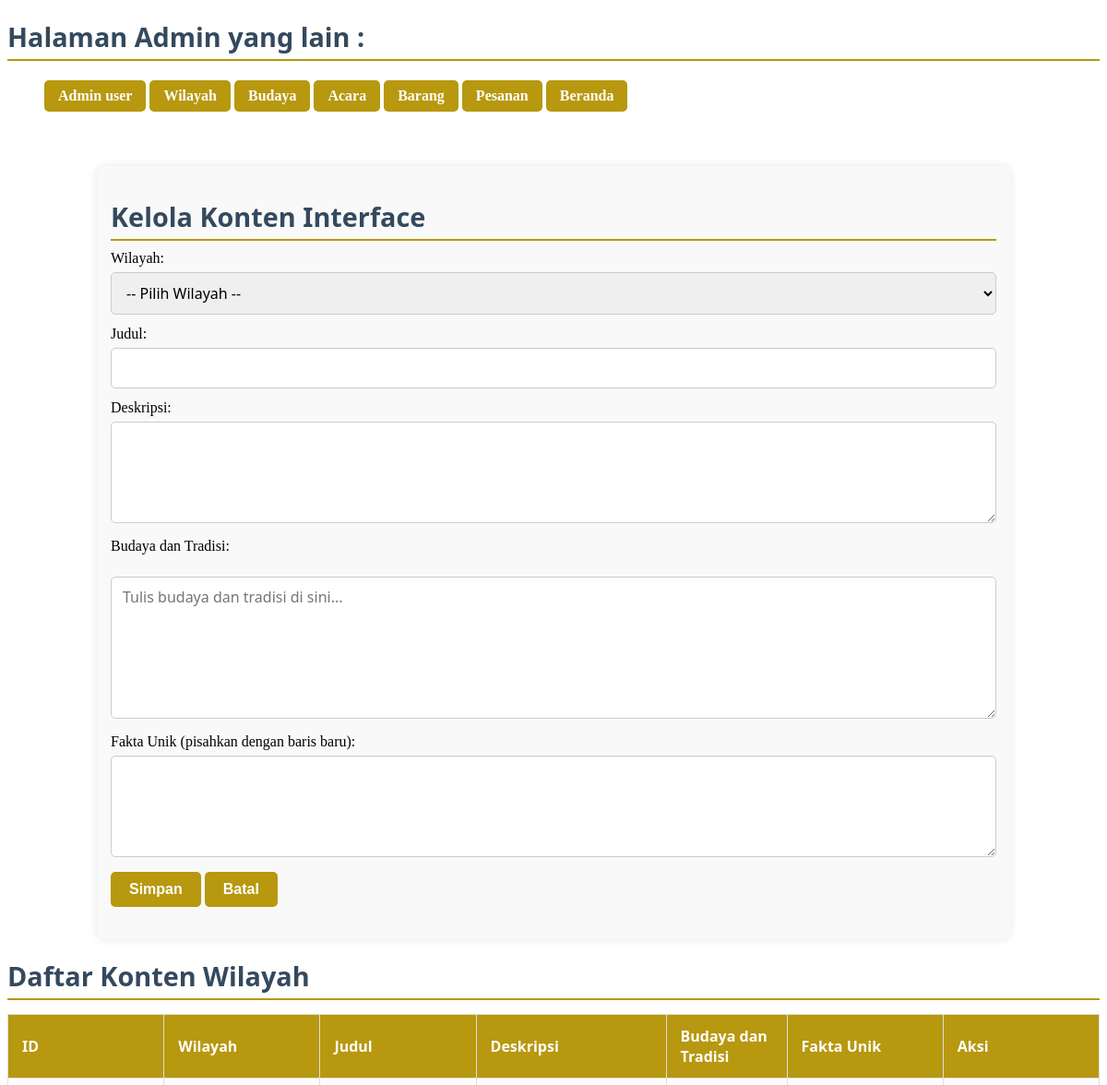
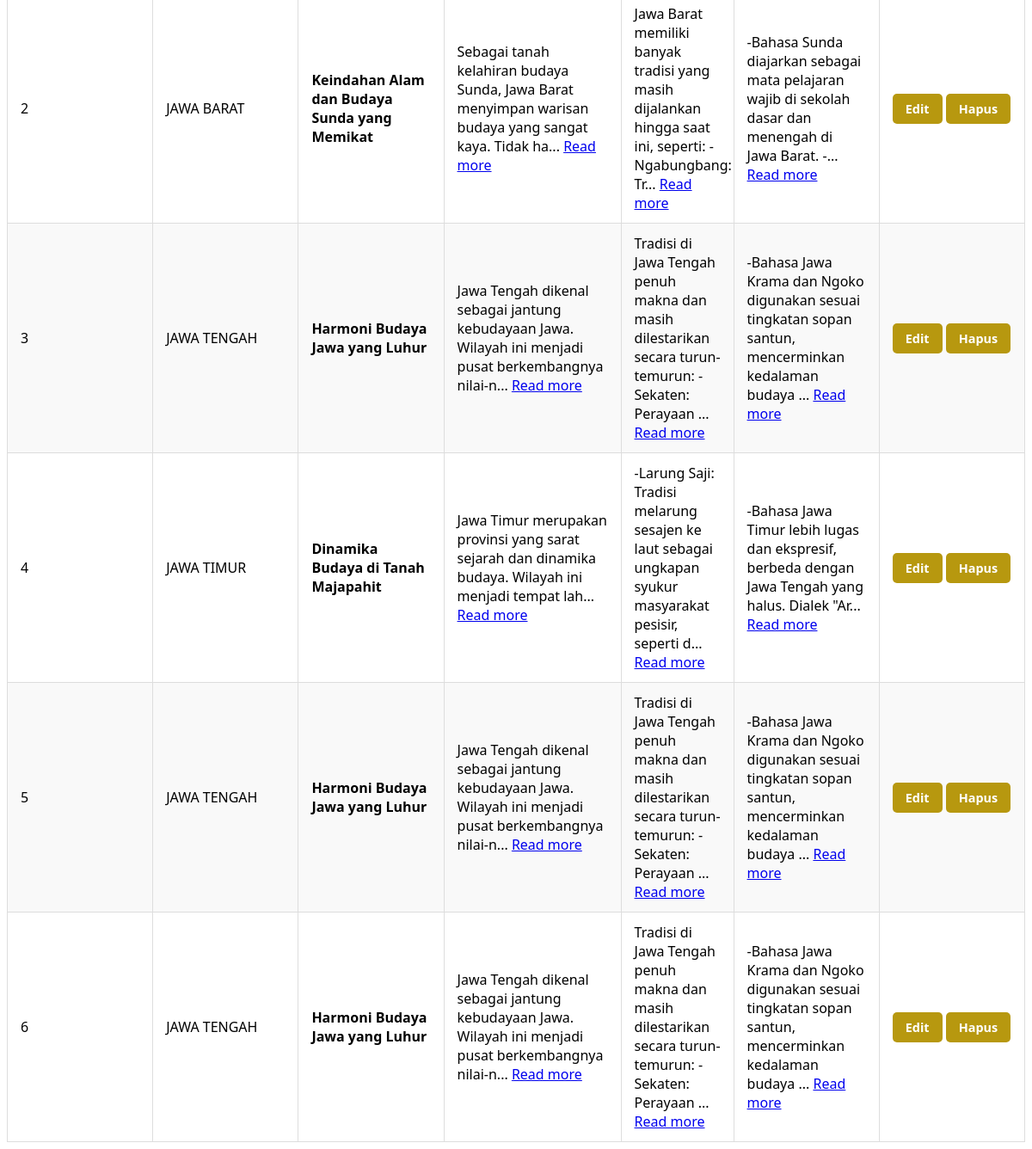
Page /admin/explor.php on the committed database (2 pictures, top to bottom).
### tables this page shows
CREATE TABLE `wilayah_content` (
  `id` int(11) NOT NULL,
  `id_wilayah` int(11) NOT NULL,
  `description` text DEFAULT NULL,
  `unique_facts` text DEFAULT NULL,
  `culture_items` text DEFAULT NULL,
  `title` varchar(255) NOT NULL DEFAULT ''
);

CREATE TABLE `wilayah` (
  `id_wilayah` int(11) NOT NULL,
  `nama_wilayah` text NOT NULL
);

### admin/explor.php (the view, shortened to what this page needs)
<?php
include 'config.php';
$contentResult = $conn->query("SELECT wc.*, w.nama_wilayah FROM wilayah_content wc JOIN wilayah w ON wc.id_wilayah = w.id_wilayah ORDER BY wc.id ASC");
?>
<!DOCTYPE html>
<html lang="en">
<head>
    <link rel="stylesheet" href="/MY_NUSANTARA/css/adminfix.css" />
</head>
<body>
    <h3 class="admin-subtitle">Halaman Admin yang lain :</h3>
    <ul>
        <a href="admin.php"class="admin-link">Admin user</a>
        <a href="wilayah.php" class="admin-link">Wilayah</a>
        <a href="budaya.php" class="admin-link">Budaya</a>
        <a href="acara.php" class="admin-link">Acara</a>
        <a href="barang.php" class="admin-link">Barang</a>
        <a href="orders.php" class="admin-link">Pesanan</a>
        <a href="/MY_NUSANTARA/beranda/index1.php" class="admin-link">Beranda</a>
    </ul>
    <br>
    <div class="container" >
        <h1 class="admin-subtitle">Kelola Konten Interface</h1>
        <form method="post" id="contentForm">
            <label>Wilayah:</label><br />
            <select name="id_wilayah" id="idWilayah" required>
                <option value="">-- Pilih Wilayah --</option>
            </select><br />
            <label>Judul:</label><br />
            <input type="text" name="title" id="title" /><br />
            <label>Deskripsi:</label><br />
            <textarea name="description" id="description" rows="4"></textarea><br />
            <label style="text-align:left; display:block;">Budaya dan Tradisi:</label><br />
            <textarea name="culture_items" id="cultureItems" rows="6" placeholder="Tulis budaya dan tradisi di sini..." style="text-align:left;"></textarea><br />
            <label>Fakta Unik (pisahkan dengan baris baru):</label><br />
            <textarea name="unique_facts" id="uniqueFacts" rows="4"></textarea><br />
            <button type="submit">Simpan</button>
            <button type="button" onclick="resetForm()">Batal</button>
        </form>
    </div>
    <h2 class="admin-subtitle">Daftar Konten Wilayah</h2>
        <table class="admin-table">
            <thead>
                <tr>
                <th>ID</th>
                <th>Wilayah</th>
                <th>Judul</th>
                <th>Deskripsi</th>
                <th>Budaya dan Tradisi</th>
                <th>Fakta Unik</th>
                <th>Aksi</th>
                </tr>
            </thead>
            <tbody>
                <?php while ($row = $contentResult->fetch_assoc()): ?>
                <tr>
                    <td><?php echo $row['id']; ?></td>
                    <td><?php echo htmlspecialchars($row['nama_wilayah']); ?></td>
                    <td><strong><?php echo htmlspecialchars($row['title']); ?></strong></td>
                    <td>
                        <?php
                        $fullDesc = htmlspecialchars($row['description']);
                        $shortDesc = strlen($fullDesc) > 100 ? substr($fullDesc, 0, 100) . '...' : $fullDesc;
                        echo "<span class='short-desc'>{$shortDesc}</span>";
                        if (strlen($fullDesc) > 100) {
                            echo "<span class='full-desc' style='display:none;'>{$fullDesc}</span>
                                <a href='javascript:void(0);' class='read-more-link' onclick='toggleDescription(this)'>Read more</a>";
                        }
                        ?>
                    </td>
                    <td>
                        <?php
                        $fullCulture = htmlspecialchars($row['culture_items']);
                        $shortCulture = strlen($fullCulture) > 100 ? substr($fullCulture, 0, 100) . '...' : $fullCulture;
                        echo "<span class='short-desc'>{$shortCulture}</span>";
                        if (strlen($fullCulture) > 100) {
                            echo "<span class='full-desc' style='display:none;'>{$fullCulture}</span>
                                <a href='javascript:void(0);' class='read-more-link' onclick='toggleDescription(this)'>Read more</a>";
                        }
                        ?>
                    </td>
                    <td>
                        <?php
                        $fullFacts = htmlspecialchars($row['unique_facts']);
                        $shortFacts = strlen($fullFacts) > 100 ? substr($fullFacts, 0, 100) . '...' : $fullFacts;
                        echo "<span class='short-desc'>{$shortFacts}</span>";
                        if (strlen($fullFacts) > 100) {
                            echo "<span class='full-desc' style='display:none;'>{$fullFacts}</span>
                                <a href='javascript:void(0);' class='read-more-link' onclick='toggleDescription(this)'>Read more</a>";
                        }
                        ?>
                    </td>
                    <td>
                    <a href="editkonten.php?id=<?php echo $row['id']; ?>" class='admin-link edit-link'>Edit</a>
                    <a href="explor.php?delete_id=<?php echo $row['id']; ?>" onclick="return confirm('Hapus konten ini?')" class='admin-link edit-link'>Hapus</a>
                    </td>
                </tr>
                <?php endwhile; ?>
            </tbody>
        </table>
</body>
</html>

### css/adminfix.css (style rules this page uses)
.container { max-width: 960px; margin: 20px auto; padding: 15px; background-color: #f9f9f9; border-radius: 8px; box-shadow: 0 0 10px rgba(0, 0, 0, 0.1); }
.admin-subtitle { font-family: 'Segoe UI', Tahoma, Geneva, Verdana, sans-serif; font-size: 1.8rem; color: #34495e; margin: 20px 0 10px 0; border-bottom: 2px solid #b7980f; padding-bottom: 5px; }
.admin-link { display: inline-block; text-decoration: none; color: #fff; background-color: #b7980f; padding: 8px 15px; border-radius: 5px; font-weight: 600; transition: background-color 0.3s ease; margin: 5px 0; }
.edit-link { background-color: #27ae60; padding: 5px 10px; font-size: 0.9rem; }
.admin-table { width: 100%; table-layout: fixed; border-collapse: collapse; margin-top: 15px; font-family: 'Segoe UI', Tahoma, Geneva, Verdana, sans-serif; }
.admin-table th, .admin-table td { border: 1px solid #ddd; padding: 12px 15px; text-align: left; }
.admin-table tr:nth-child(even) { background-color: #f2f2f2; }
form { margin-bottom: 20px; }
input[type="text"], input[type="password"], input[type="email"], textarea, select { width: 100%; padding: 10px 12px; margin: 6px 0 12px 0; border: 1px solid #ccc; border-radius: 5px; box-sizing: border-box; font-size: 1rem; font-family: 'Segoe UI', Tahoma, Geneva, Verdana, sans-serif; transition: border-color 0.3s ease; }
input[type="submit"], button { background-color: #b7980f; color: white; padding: 10px 20px; border: none; border-radius: 5px; cursor: pointer; font-weight: 600; font-size: 1rem; transition: background-color 0.3s ease; }
.admin-table { width: 100%; border-collapse: collapse; margin-top: 15px; font-family: 'Segoe UI', Tahoma, Geneva, Verdana, sans-serif; }
.admin-table thead tr { background-color: #b7980f; color: white; font-weight: 700; }
.admin-table tbody tr:nth-child(even) { background-color: #f9f9f9; }
.admin-table th:nth-child(4), .admin-table td:nth-child(4) { width: 175px; word-wrap: break-word; }
.admin-table th:nth-child(5), .admin-table td:nth-child(5) { width: 100px; }

### rows in the picture
wilayah_content: id "2", id_wilayah.nama_wilayah "JAWA BARAT", title "Keindahan Alam dan Budaya Sunda yang Memikat", description "Sebagai tanah kelahiran budaya Sunda, Jawa Barat menyimpan warisan budaya yang sangat kaya. Tidak ha...", culture_items "Jawa Barat memiliki banyak tradisi yang masih dijalankan hingga saat ini, seperti: -Ngabungbang: Tr...", unique_facts "-Bahasa Sunda diajarkan sebagai mata pelajaran wajib di sekolah dasar dan menengah di Jawa Barat. -..."
wilayah_content: id "3", id_wilayah.nama_wilayah "JAWA TENGAH", title "Harmoni Budaya Jawa yang Luhur", description "Jawa Tengah dikenal sebagai jantung kebudayaan Jawa. Wilayah ini menjadi pusat berkembangnya nilai-n...", culture_items "Tradisi di Jawa Tengah penuh makna dan masih dilestarikan secara turun-temurun: -Sekaten: Perayaan ...", unique_facts "-Bahasa Jawa Krama dan Ngoko digunakan sesuai tingkatan sopan santun, mencerminkan kedalaman budaya ..."
wilayah_content: id "4", id_wilayah.nama_wilayah "JAWA TIMUR", title "Dinamika Budaya di Tanah Majapahit", description "Jawa Timur merupakan provinsi yang sarat sejarah dan dinamika budaya. Wilayah ini menjadi tempat lah...", culture_items "-Larung Saji: Tradisi melarung sesajen ke laut sebagai ungkapan syukur masyarakat pesisir, seperti d...", unique_facts "-Bahasa Jawa Timur lebih lugas dan ekspresif, berbeda dengan Jawa Tengah yang halus. Dialek \"Ar..."
wilayah_content: id "5", id_wilayah.nama_wilayah "JAWA TENGAH", title "Harmoni Budaya Jawa yang Luhur", description "Jawa Tengah dikenal sebagai jantung kebudayaan Jawa. Wilayah ini menjadi pusat berkembangnya nilai-n...", culture_items "Tradisi di Jawa Tengah penuh makna dan masih dilestarikan secara turun-temurun: -Sekaten: Perayaan ...", unique_facts "-Bahasa Jawa Krama dan Ngoko digunakan sesuai tingkatan sopan santun, mencerminkan kedalaman budaya ..."
wilayah_content: id "6", id_wilayah.nama_wilayah "JAWA TENGAH", title "Harmoni Budaya Jawa yang Luhur", description "Jawa Tengah dikenal sebagai jantung kebudayaan Jawa. Wilayah ini menjadi pusat berkembangnya nilai-n...", culture_items "Tradisi di Jawa Tengah penuh makna dan masih dilestarikan secara turun-temurun: -Sekaten: Perayaan ...", unique_facts "-Bahasa Jawa Krama dan Ngoko digunakan sesuai tingkatan sopan santun, mencerminkan kedalaman budaya ..."
